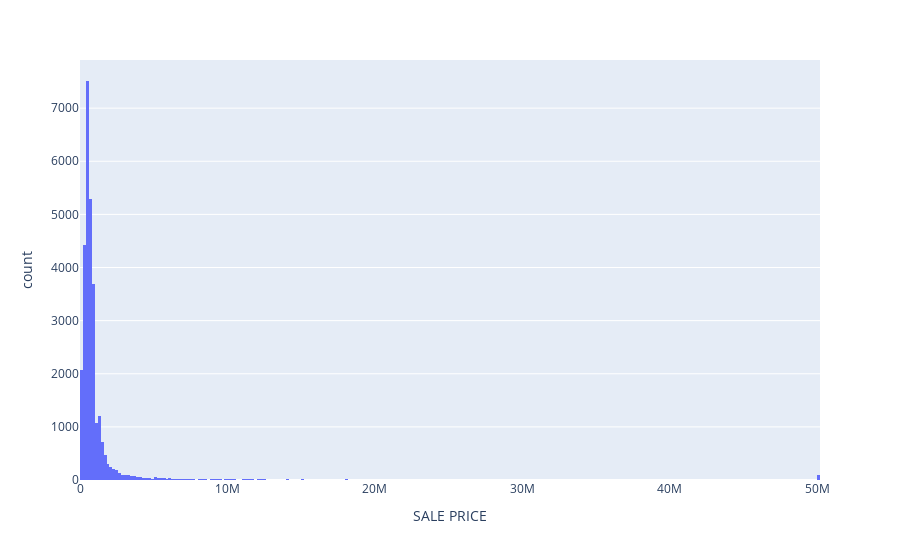

Notebook code for this chart:
### Code cell
var = 'SALE PRICE'
fig = px.histogram(
    data_frame=df,
    x= var,
)

fig.show()

### Figure 1 — Plotly figure (JSON) as saved in the notebook; plotly's stock layout.template omitted (floating-point values rounded to 4 significant figures; data arrays with more than 128 entries replaced by an {"elided": "..."} marker saying what was removed)
{"data": [{"alignmentgroup": "True", "bingroup": "x", "hovertemplate": "SALE PRICE=%{x}<br>count=%{y}<extra></extra>", "legendgroup": "", "marker": {"color": "#636efa", "pattern": {"shape": ""}}, "name": "", "offsetgroup": "", "orientation": "v", "showlegend": false, "type": "histogram", "x": {"elided": "29319 int values"}, "xaxis": "x", "yaxis": "y"}], "layout": {"barmode": "relative", "legend": {"tracegroupgap": 0}, "margin": {"t": 60}, "xaxis": {"anchor": "y", "domain": [0, 1], "title": {"text": "SALE PRICE"}}, "yaxis": {"anchor": "x", "domain": [0, 1], "title": {"text": "count"}}}}
